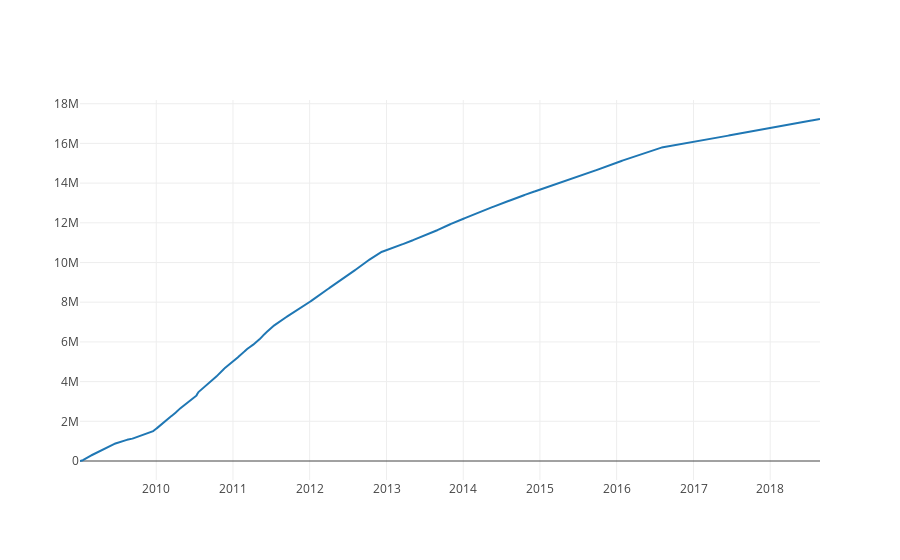

This figure's notebook cell:
### Code cell
# Gráfico del número total de Bitcoins
total_number_btc_graphic = go.Scatter(x=total_number_btc.index, y=total_number_btc.Value)
py.iplot([total_number_btc_graphic])

### Figure 1 — Plotly figure (JSON) as saved in the notebook; plotly's stock layout.template omitted (floating-point values rounded to 4 significant figures; data arrays with more than 128 entries replaced by an {"elided": "..."} marker saying what was removed)
{"data": [{"type": "scatter", "x": {"elided": "3522 str values"}, "y": {"elided": "3522 float values"}}], "layout": {}}
